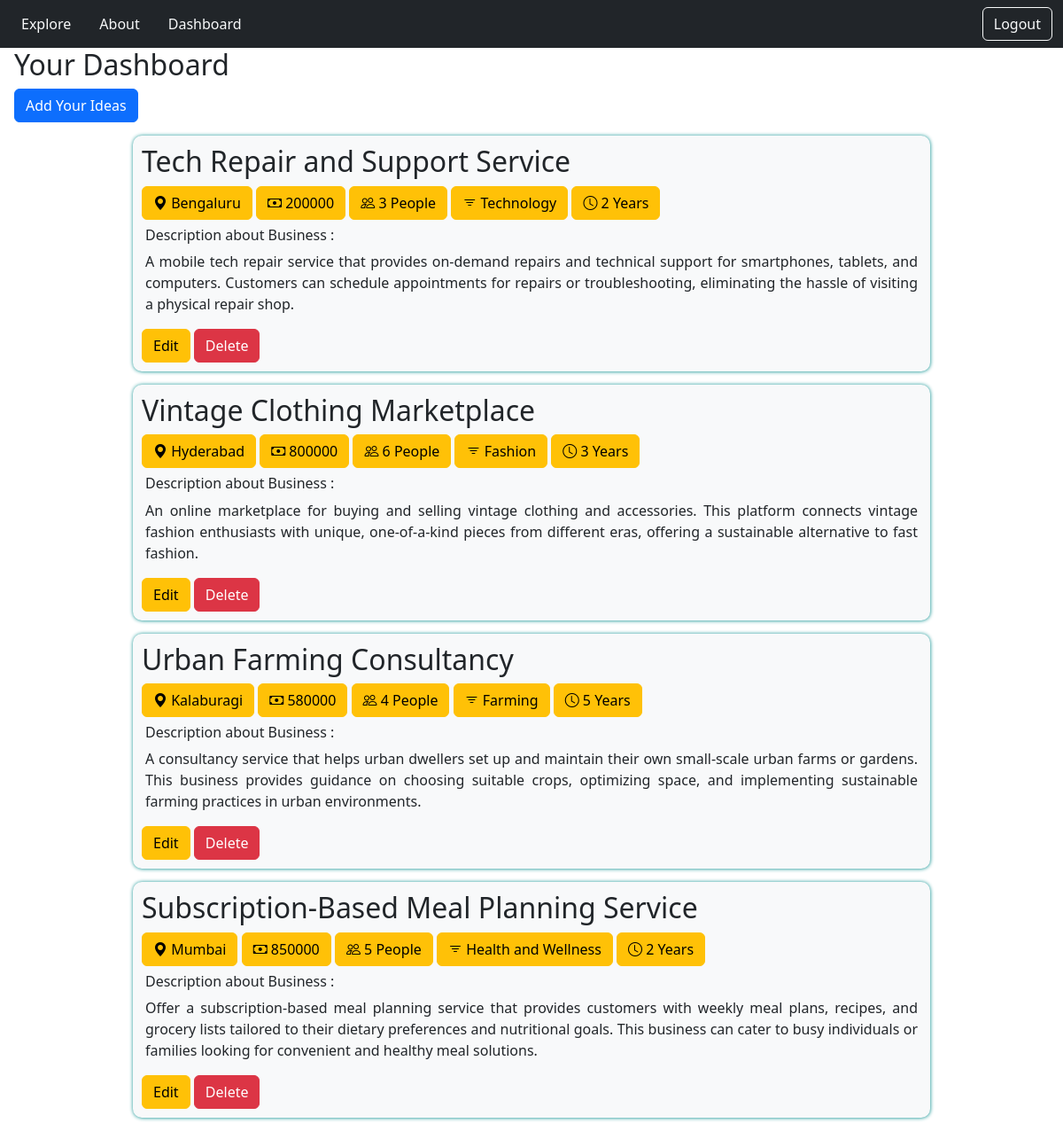
The app's page /main/dashboardpage/ (signed in) with its own data.
### main/models.py (models this page shows)
class ideaDetails(models.Model):
    user=models.ForeignKey(User,on_delete=models.CASCADE)
    businessName=models.CharField(max_length=50)
    businessLocation=models.CharField(max_length=30)
    businessType=models.CharField(max_length=50)
    investmentAmount=models.PositiveBigIntegerField()
    contractDuration=models.PositiveIntegerField()
    numberOfPeople=models.PositiveIntegerField()
    businessDescription=models.CharField(max_length=500)

### main/views.py (the view)
# urls.py: path('dashboardpage/',views.dashboardPage,name='dashboardpage'),
def dashboardPage(request):
    if request.user.is_authenticated:
        u = request.user
        if u.is_superuser:
            ideas=ideaDetails.objects.all()
        else:
            ideas=ideaDetails.objects.filter(user=u)
        return render(request,'main/dashboard.html',{'ideas':ideas})
    else:
        return HttpResponseRedirect('/main/loginpage/')

### main/templates/main/dashboard.html (shortened to what this page needs)
<!DOCTYPE html>
{% load static %}
<html lang="en">
<head>
    <link rel="stylesheet" href="{% static 'main/css/dashboard.css' %}" >
    <link href="https://cdn.jsdelivr.net/npm/bootstrap@5.3.3/dist/css/bootstrap.min.css" rel="stylesheet">
    <link rel="stylesheet" href="https://cdn.jsdelivr.net/npm/bootstrap-icons@1.3.0/font/bootstrap-icons.css">
</head>
<body>
    {% include 'main/navbar.html' %}
    <div>
    <h2 class="ms-3">Your Dashboard </h2>
    <a href="{% url 'addideapage' %}"><button class="btn btn-primary ms-3" type="button">Add Your Ideas</button></a>
    <div>
    {% if ideas %}
    {% for idea in ideas %}
        <div class="content bg-light">
            <h2>{{idea.businessName}}</h2>
            <span class="btn btn-warning"><span class="bi bi-geo-alt-fill"></span> {{idea.businessLocation}}</span>
            <button class="btn btn-warning"><span class="bi bi-cash"></span> {{idea.investmentAmount}}</button>
            <button class="btn btn-warning"><span class="bi bi-people"></span> {{idea.numberOfPeople}} People</button>
            <button class="btn btn-warning"><span class="bi bi-filter"></span> {{idea.businessType}}</button>
            <button class="btn btn-warning"><span class="bi bi-clock"></span> {{idea.contractDuration}} Years</button>
            <h6 class="mt-2 mx-1">Description about Business :</h6>
            <p class="mt-2 mx-1">{{idea.businessDescription}}</p>
            <a href="{% url 'updateideapage' idea.id %}"><button class="btn btn-warning" type="button">Edit</button></a>
            <a href="{% url 'deleteidea' idea.id %}"><button class="btn btn-danger" type="button">Delete</button></a>
        </div>
    {% endfor %}
    {% else %}
    <p class="p-3">You have not posted any ideas till date</p>
    {% endif %}
    </div>
    </div>
</body>
</html>

### main/static/main/css/dashboard.css (style rules this page uses)
* { padding: 0; margin: 0; }
.content { text-align: justify; margin: 15px auto; width: 900px; padding: 10px; border-radius: 10px; box-shadow: 0.2px 0.2px 4px darkcyan; }

### main/templates/main/navbar.html (style rules this page uses)
a { text-decoration: none; }

### records on screen
ideaDetails: businessName "Tech Repair and Support Service", businessLocation "Bengaluru", investmentAmount "200000", numberOfPeople "3", businessType "Technology", contractDuration "2", businessDescription "A mobile tech repair service that provides on-demand repairs and technical support for smartphones, tablets, and computers. Customers can schedule appointments for repairs or troubleshooting, eliminating the hassle of visiting a physical repair shop."
ideaDetails: businessName "Vintage Clothing Marketplace", businessLocation "Hyderabad", investmentAmount "800000", numberOfPeople "6", businessType "Fashion", contractDuration "3", businessDescription "An online marketplace for buying and selling vintage clothing and accessories. This platform connects vintage fashion enthusiasts with unique, one-of-a-kind pieces from different eras, offering a sustainable alternative to fast fashion."
ideaDetails: businessName "Urban Farming Consultancy", businessLocation "Kalaburagi", investmentAmount "580000", numberOfPeople "4", businessType "Farming", contractDuration "5", businessDescription "A consultancy service that helps urban dwellers set up and maintain their own small-scale urban farms or gardens. This business provides guidance on choosing suitable crops, optimizing space, and implementing sustainable farming practices in urban environments."
ideaDetails: businessName "Subscription-Based Meal Planning Service", businessLocation "Mumbai", investmentAmount "850000", numberOfPeople "5", businessType "Health and Wellness", contractDuration "2", businessDescription "Offer a subscription-based meal planning service that provides customers with weekly meal plans, recipes, and grocery lists tailored to their dietary preferences and nutritional goals. This business can cater to busy individuals or families looking for convenient and healthy meal solutions."
